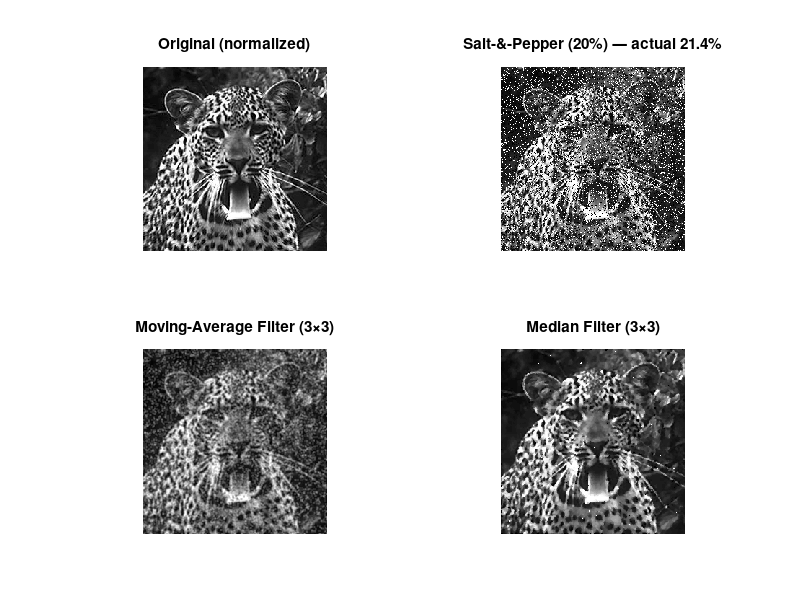

Write MATLAB code to recreate this figure.

% Load the image
S = load('tiger.mat');
if isfield(S,'I')
    I = S.I;
elseif isfield(S,'tiger')
    I = S.tiger;
else
    error('Unexpected variable name in tiger.mat');
end

% Convert to double and normalize to [0,1] for imnoise
I  = double(I);
I_norm = mat2gray(I);   

%  Add 20% salt-and-pepper noise
amount = 0.20;  
I_sp = imnoise(I_norm, 'salt & pepper', amount);


numCorrupted = sum(I_sp(:)==0 | I_sp(:)==1);
fprintf('Actual noise ratio: %.2f%% (target: 20%%)\n', 100 * numCorrupted/numel(I_sp));

%  Apply a 3×3 moving‐average filter
h_avg = fspecial('average',[3 3]);
I_avg = imfilter(I_sp, h_avg, 'replicate');

%  Apply a 3×3 median filter
I_med = medfilt2(I_sp, [3 3]);


figure('Position',[100 100 800 600]);

subplot(2,2,1)
imshow(I_norm,[])
title('Original (normalized)')

subplot(2,2,2)
imshow(I_sp,[])
title(sprintf('Salt-&-Pepper (20%%) — actual %.1f%%',100*numCorrupted/numel(I_sp)))

subplot(2,2,3)
imshow(I_avg,[])
title('Moving-Average Filter (3×3)')

subplot(2,2,4)
imshow(I_med,[])
title('Median Filter (3×3)')

%  Compute and print output SNRs
snr_avg = 10*log10( mean(I_norm(:).^2) / mean((I_avg(:)-I_norm(:)).^2) );
snr_med = 10*log10( mean(I_norm(:).^2) / mean((I_med(:)-I_norm(:)).^2) );
fprintf('Output SNR (moving average): %.2f dB\n', snr_avg);
fprintf('Output SNR (median):         %.2f dB\n', snr_med);
